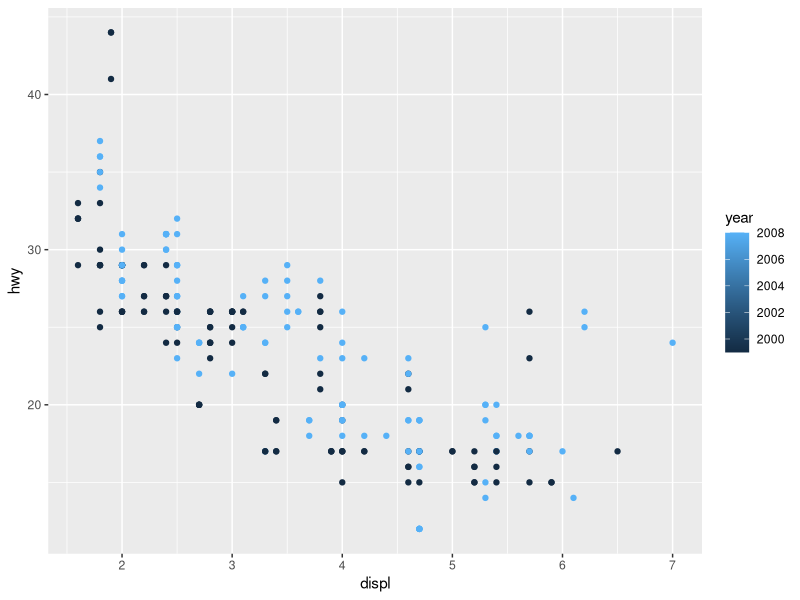
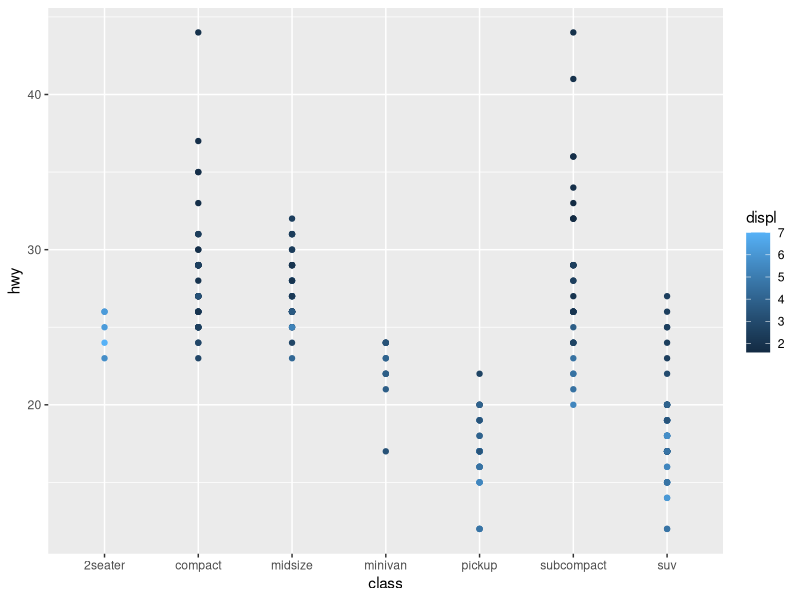

These charts were generated, in order, by the following R code:
## ---- chunk 1
library(tidyverse)
ggplot(data = mpg) + 
  geom_point(mapping = aes(x = displ, y = hwy, color = year))
## ---- chunk 2
ggplot(data = mpg) + 
  geom_point(mapping = aes(x = class, y = hwy, color = displ))
